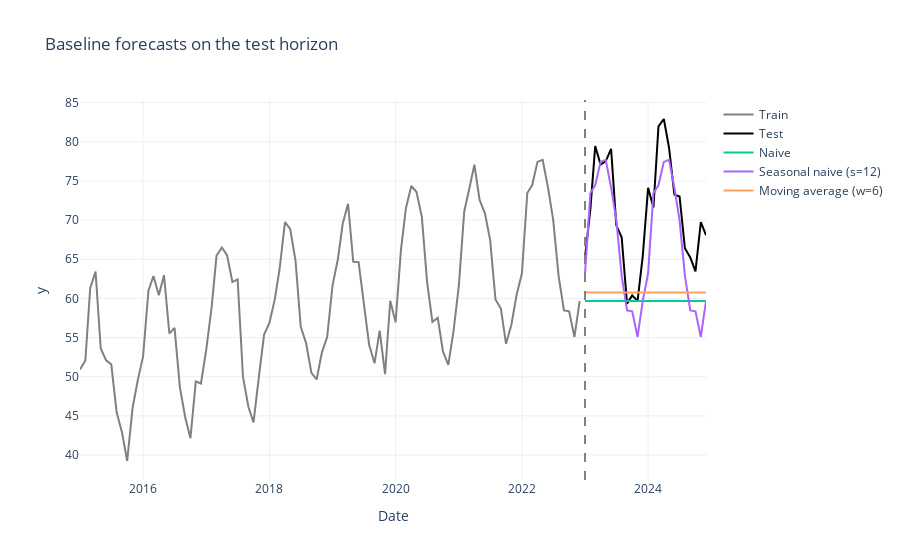

The cell this chart's notebook holds for it:
### Code cell
fig = go.Figure()
fig.add_trace(go.Scatter(x=train.index, y=train, mode='lines', name='Train', line=dict(color='gray')))
fig.add_trace(go.Scatter(x=test.index, y=test, mode='lines', name='Test', line=dict(color='black')))
fig.add_trace(go.Scatter(x=test.index, y=pred_naive, mode='lines', name=pred_naive.name))
fig.add_trace(go.Scatter(x=test.index, y=pred_seasonal, mode='lines', name=pred_seasonal.name))
fig.add_trace(go.Scatter(x=test.index, y=pred_ma, mode='lines', name=pred_ma.name))
fig.add_vline(x=test.index[0], line_dash='dash', line_color='gray')
fig.update_layout(title='Baseline forecasts on the test horizon', xaxis_title='Date', yaxis_title='y')
fig.show()
